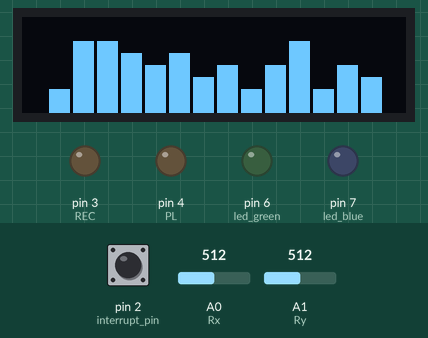
Simulated run of this sketch. Board: Arduino Uno, built with avr-gcc and run on an emulated ATmega328P. Shown: 128×32 one-colour display, output pins drawn as LEDs (lit = HIGH). The inputs (shaded band) are chosen by the test bench; at power-on: A1 (Ry) = 512, pin 2 (interrupt_pin) HIGH, A0 (Rx) = 512. Random numbers use the default seed unless the sketch sets one; the audio player accepts every command and is not drawn; what the sketch prints to the serial monitor is not drawn.

Above: at 1.9 s.
2.0 s: A1 (Ry) set to 985
3.5 s: A1 (Ry) set to 1019
At 4.6 s:
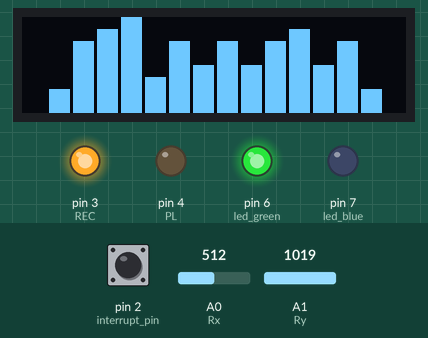
At 14.6 s:
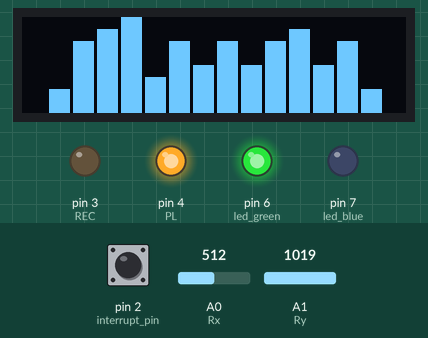
Timing chart, 0 to 15.4 s (numbered marks = the images above; inputs shaded):
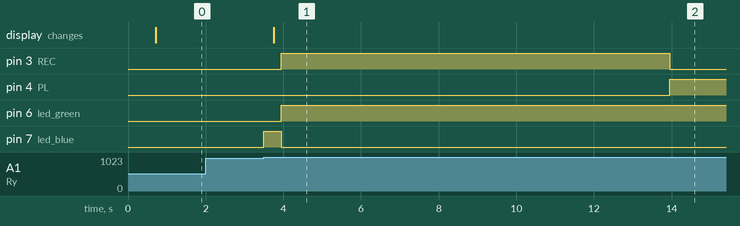

Measured:
- the behaviour switches between 1000 and 1001 on A1 (Ry) (found by bisection; images 0 and 1)
- after the input at 2.0 s, every drawn part: stays the same
- after the input at 3.5 s, pin 3 (REC): LOW → HIGH after 0.45 s, → LOW 10.0 s later; pin 4 (PL): LOW → HIGH after 10.5 s; pin 6 (led_green): LOW → HIGH after 0.45 s; pin 7 (led_blue): LOW → HIGH at once, → LOW 0.45 s later; the display: changes after 0.25 s (image 1)

The sketch:

music_spy.ino
```cpp
/*
1.oled随机显示频谱
2.dfplayer播放音乐
3.sd1820录音并播放
*/
#include "Arduino.h"
#include "SoftwareSerial.h"
#include "DFRobotDFPlayerMini.h"
#include "U8glib.h"
/*设置管脚*/
int Rx=A0;
int Ry=A1;
int REC =3 ;
int PL =4 ;
int led_green=6;
int led_blue=7;
int interrupt_pin=2;
/*初始化类对象*/
SoftwareSerial mySoftwareSerial(10, 11); // RX, TX
DFRobotDFPlayerMini myDFPlayer;
U8GLIB_SSD1306_128X32 u8g(U8G_I2C_OPT_NONE);
/*定义全局变量*/
int flag=0;
int next=0;
int temp=1;
int randomArray[16] = {4, 4, 4, 4, 4, 4, 4, 4, 4, 4, 4, 4, 4, 4, 4, 4};
const uint8_t rook_bitmap[4] PROGMEM = {0x7f, 0x7f, 0x7f, 0x7f};
/*定义函数*/
void draw(void);
void draw_fft(void);
void printDetail(uint8_t type, int value);
void check_dfplayer();
int rocker_next_song();
int rocker_next_mode();
void trial();
void mode1_play(void);
void mode2_record(void);
/*画图:随机设计音乐频谱*/
void draw(void) {
  // graphic commands to redraw the complete screen should be placed here
  if(random(2)) {
    randomArray[0] += random(2);
    if(randomArray[0] > 6) randomArray[0] = 6;
  }
  if(!random(2)) {
    randomArray[0] -= random(2);
    if(randomArray[0] < 0) randomArray[0] = 0;
  }
  if(random(2)) {
    randomArray[15] += random(2);
    if(randomArray[15] > 6) randomArray[15] = 6;
  }
  if(!random(2)) {
    randomArray[15] -= random(2);
    if(randomArray[15] < 0) randomArray[15] = 0;
  }
  for(int i = 1; i < 15; i++) {
    if(random(2)) {
      randomArray[i] += random(3);
      if(randomArray[i] > 8) randomArray[i] = 8;
    }
    if(!random(2)) {
      randomArray[i] -= random(3);
      if(randomArray[i] < 2) randomArray[i] = 2;
    }
    for(int j = 0; j < randomArray[i]; j++) {
      u8g.drawBitmapP(8 * i, 28 - 4 * j, 1, 4, rook_bitmap);
    }
  }
}
void draw_fft(){
  Serial.print("flag:");
  Serial.println(flag);
  Serial.print("Rx:");
  Serial.println(analogRead(Rx));
  Serial.print("Ry:");
  Serial.println(analogRead(Ry));
  Serial.println("update");
        u8g.firstPage();
    do {
      draw();
    } while(u8g.nextPage());
  //}
}
/*测试dfplayer和sdcard的性能*/
void printDetail(uint8_t type, int value){
  switch (type) {
    case TimeOut:
      Serial.println(F("Time Out!"));
      break;
    case WrongStack:
      Serial.println(F("Stack Wrong!"));
      break;
    case DFPlayerCardInserted:
      Serial.println(F("Card Inserted!"));
      break;
    case DFPlayerCardRemoved:
      Serial.println(F("Card Removed!"));
      break;
    case DFPlayerCardOnline:
      Serial.println(F("Card Online!"));
      break;
    case DFPlayerUSBInserted:
      Serial.println("USB Inserted!");
      break;
    case DFPlayerUSBRemoved:
      Serial.println("USB Removed!");
      break;
    case DFPlayerPlayFinished:
      Serial.print(F("Number:"));
      Serial.print(value);
      Serial.println(F(" Play Finished!"));
      break;
    case DFPlayerError:
      Serial.print(F("DFPlayerError:"));
      switch (value) {
        case Busy:
          Serial.println(F("Card not found"));
          break;
        case Sleeping:
          Serial.println(F("Sleeping"));
          break;
        case SerialWrongStack:
          Serial.println(F("Get Wrong Stack"));
          break;
        case CheckSumNotMatch:
          Serial.println(F("Check Sum Not Match"));
          break;
        case FileIndexOut:
          Serial.println(F("File Index Out of Bound"));
          break;
        case FileMismatch:
          Serial.println(F("Cannot Find File"));
          break;
        case Advertise:
          Serial.println(F("In Advertise"));
          break;
        default:
          break;
      }
      break;
    default:
      break;
  }
}
void check_dfplayer(void){
  Serial.println();
  Serial.println(F("DFRobot DFPlayer Mini Demo"));
  Serial.println(F("Initializing DFPlayer ... (May take 3~5 seconds)"));
  //if (myDFPlayer.available()) {
  //  printDetail(myDFPlayer.readType(), myDFPlayer.read()); //Print the detail message from DFPlayer to handle different errors and states.
  //}
  if (!myDFPlayer.begin(mySoftwareSerial)) {  //Use softwareSerial to communicate with mp3.
    Serial.println(F("Unable to begin:"));
    Serial.println(F("1.Please recheck the connection!"));
    Serial.println(F("2.Please insert the SD card!"));
    while(true){
      delay(0); // Code to compatible with ESP8266 watch dog.
    }
  }
  Serial.println(F("DFPlayer Mini online."));
}
/*摇杆控制切换下一首歌曲*/
int rocker_next_song(){
  int x=analogRead(Rx);
  if(x>1000){
    next=1;
  }
  return next;
}
/*摇杆控制模式改变*/
int rocker_next_mode(){
  int y=analogRead(Ry);
  if(y>1000){
    flag=(flag+1)%3;
  }
  return flag;
}
/*设置录音模式的中断*/
void trial(){
  temp=0;
  flag=0;
}
/*模式1：播放音乐，摇杆行为换一首歌曲*/
void mode1_play(void){
  draw_fft();
  /*开始播放歌曲和切换下一首歌曲*/
  if(rocker_next_song()==1){
    Serial.println(F("Playing Next one"));
    myDFPlayer.volume(30);
    myDFPlayer.next();  //Play next mp3 every 3 second.
    next=0;
    delay(100);//为了使摇杆行为不那么敏感
  }
}
/*模式2：录音，点击REC按键可以录10秒的声音，然后点击PLAYL重复播放所录声音*/
void mode2_record(void){
  /*开始录音10s*/
  digitalWrite(REC, LOW);
  digitalWrite(PL, LOW);
  digitalWrite(REC, HIGH);
  delay(10000);
  temp=1;
  /*开始无限播放（通过中断跳出）*/
  while(temp==1){
    Serial.println(temp);
    digitalWrite(REC, LOW);
    digitalWrite(PL, HIGH);
    delay(10000);
    digitalWrite(PL, LOW);
  }
}
void setup(){
  mySoftwareSerial.begin(9600);
  Serial.begin(115200);
  pinMode(REC, OUTPUT);
  pinMode(PL, OUTPUT);
  pinMode(led_blue,OUTPUT);
  pinMode(led_green,OUTPUT);
  pinMode(interrupt_pin,INPUT_PULLUP);//模式2的中断
  digitalWrite(led_blue,LOW);//模式1LED显示
  digitalWrite(led_green,LOW);//模式2LED显示
  randomSeed(analogRead(5));
  check_dfplayer();//检测DF Player是否正常
  draw_fft();
  attachInterrupt(0,trial,LOW);
}
void loop(){
  digitalWrite(led_green,LOW);
  digitalWrite(led_blue,LOW);
  /*模式1*/
  if(rocker_next_mode()==1){
    Serial.println("=====mode  1====");
    digitalWrite(REC, LOW);
    digitalWrite(PL, LOW);//关闭模式2的影响
    digitalWrite(led_blue,HIGH);
    digitalWrite(led_green,LOW);
    mode1_play();
    delay(200);//为了使摇杆行为不那么敏感
  }
  /*模式2*/
  if(rocker_next_mode()==2){
    Serial.println("=====mode  2====");
    myDFPlayer.pause();//关闭模式1的影响
    digitalWrite(led_green,HIGH);
    digitalWrite(led_blue,LOW);
    mode2_record();
    delay(200);//为了使摇杆行为不那么敏感
  }
}
```
